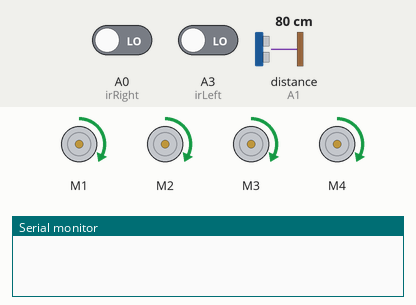
The sketch below on a simulated Arduino Uno, built with avr-gcc and run on an emulated ATmega328P. Shown: 4 × DC motor (green arrow = forward, orange = backward, longer = faster), the last lines printed to the serial monitor. Wiring (inferred from the names in the program): ultrasonic range finder: trigger A2; echo A1. The inputs (shaded band) are chosen by the test bench; at power-on: distance to the obstacle (sensor on A1) 80 cm, A0 (irRight) LOW, A3 (irLeft) LOW. The echo pulse lasts 58.3 µs per cm.

Above: at 1.2 s.
1.3 s: distance to the obstacle (sensor on A1) set to 23 cm
2.8 s: distance to the obstacle (sensor on A1) set to 19 cm
At 4.4 s:
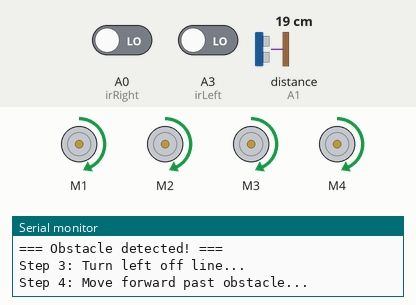
At 4.96 s:
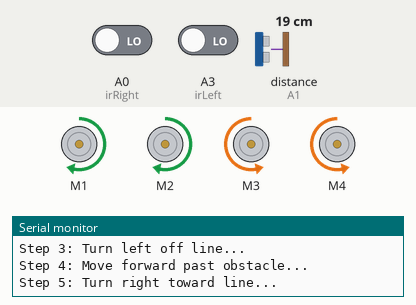
5.8 s: A0 (irRight) driven HIGH
At 7.3 s:
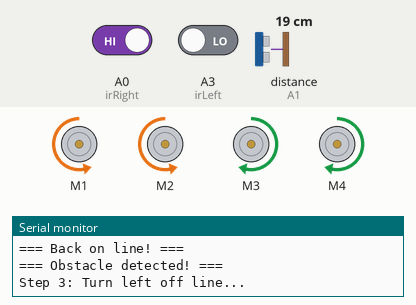
8.8 s: A0 (irRight) driven LOW
11.8 s: A3 (irLeft) driven HIGH
14.8 s: distance to the obstacle (sensor on A1) set to 299 cm
At 16.1 s:
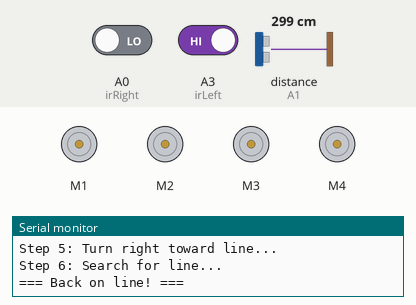
Timing chart, 0 to 65.3 s (numbered marks = the images above; inputs shaded):
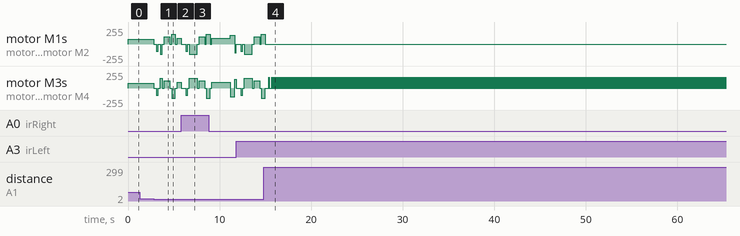

Measured:
- the behaviour switches between 21 and 20 cm on distance to the obstacle (sensor on A1) (found by bisection; images 0 and 1)
- after the input at 1.3 s, every drawn part: stays the same
- after the input at 2.8 s, motor M1, motor M2: forward 70/255 → stopped at once, → backward 110/255 0.30 s later, → stopped 0.20 s later, → backward 150/255 0.20 s later, … (10 changes in this stretch)
- after the input at 14.8 s, motor M1, motor M2: goes on until 15.0 s, then stays stopped

The sketch:

object_avoiding_LineFollower_robot.ino
```cpp
#include <AFMotor.h>

#define irLeft  A3
#define irRight A0
#define trigPin A2
#define echoPin A1

AF_DCMotor motor1(1, MOTOR12_1KHZ);
AF_DCMotor motor2(2, MOTOR12_1KHZ);
AF_DCMotor motor3(3, MOTOR34_1KHZ);
AF_DCMotor motor4(4, MOTOR34_1KHZ);

int straightSpeed = 100;
int curveFast     = 160;
int lastDirection = 0;
#define LINE_COLOR 1

// ─── الحساسات فالخط؟ ───────────────────────────────
bool onLine() {
  return (digitalRead(irLeft) == LINE_COLOR || digitalRead(irRight) == LINE_COLOR);
}

bool bothOnLine() {
  return (digitalRead(irLeft) == LINE_COLOR && digitalRead(irRight) == LINE_COLOR);
}

void setup() {
  pinMode(irLeft,  INPUT);
  pinMode(irRight, INPUT);
  pinMode(trigPin, OUTPUT);
  pinMode(echoPin, INPUT);
  Serial.begin(9600);
}

void loop() {
  long distance = getDistance();

  if (distance > 0 && distance < 20) {
    avoidObstacle();
  } else {
    followLine();
  }
}

// ─── تتبع الخط ──────────────────────────────────────
void followLine() {
  int L = digitalRead(irLeft);
  int R = digitalRead(irRight);

  if (L == LINE_COLOR && R == LINE_COLOR) {
    moveForward(straightSpeed);
    lastDirection = 0;
  } else if (L != LINE_COLOR && R == LINE_COLOR) {
    lastDirection = 1;
    smoothRight();
  } else if (L == LINE_COLOR && R != LINE_COLOR) {
    lastDirection = -1;
    smoothLeft();
  } else {
    recoverLine();
  }
}

// ─── تجاوز العائق ───────────────────────────────────
void avoidObstacle() {
  Serial.println("=== Obstacle detected! ===");

  // 1. وقف
  stopMotors();
  delay(300);

  // 2. رجع لورا شوية
  setMotors(110, 110, BACKWARD, BACKWARD);
  delay(200);
  stopMotors();
  delay(200);

  // 3. لف يسار لحد ما IR اليمين يسيب الخط تماماً
  Serial.println("Step 3: Turn left off line...");
  setMotors(150, 150, BACKWARD, FORWARD);
  unsigned long t = millis();
  while (millis() - t < 600) {          // max 600ms
    if (!onLine()) break;               // لو سبنا الخط نوقف
    delay(10);
  }
  // كمّل اللفة شوية تضمن إننا بعيدين
  delay(250);
  stopMotors();
  delay(200);

  // 4. امشي للأمام تعدي العائق - وابتعد عنه جانبياً
  Serial.println("Step 4: Move forward past obstacle...");
  setMotors(110, 110, FORWARD, FORWARD);
  delay(600);
  stopMotors();
  delay(200);

  // 5. لف يمين ترجع ناحية الخط
  Serial.println("Step 5: Turn right toward line...");
  setMotors(150, 150, FORWARD, BACKWARD);
  t = millis();
  while (millis() - t < 400) {
    delay(10);
  }
  stopMotors();
  delay(200);

  // 6. امشي للأمام وابحث عن الخط
  Serial.println("Step 6: Search for line...");
  t = millis();
  while (!onLine()) {
    setMotors(90, 90, FORWARD, FORWARD);

    // لو فضل 2 ثانية ومش لاقي الخط → sweep يمين/شمال
    if (millis() - t > 2000) {
      Serial.println("Sweeping to find line...");
      sweepForLine();
      break;
    }
    delay(10);
  }

  stopMotors();
  delay(200);
  Serial.println("=== Back on line! ===");
}

// ─── Sweep يمين/شمال لو ضاع الخط ───────────────────
void sweepForLine() {
  // sweep يمين أول
  Serial.println("Sweep RIGHT...");
  setMotors(130, 130, FORWARD, BACKWARD);
  unsigned long t = millis();
  while (!onLine() && millis() - t < 500) {
    delay(10);
  }

  if (onLine()) { stopMotors(); return; }

  // sweep يسار (ضعف الوقت عشان نرجع المركز + شمال)
  Serial.println("Sweep LEFT...");
  setMotors(130, 130, BACKWARD, FORWARD);
  t = millis();
  while (!onLine() && millis() - t < 1000) {
    delay(10);
  }

  if (onLine()) { stopMotors(); return; }

  // آخر حل: ارجع للمركز
  Serial.println("Re-center...");
  setMotors(130, 130, FORWARD, BACKWARD);
  delay(500);
  stopMotors();
}

// ─── دوال الحركة ────────────────────────────────────
void smoothRight() {
  setMotors(curveFast, 0, FORWARD, FORWARD);
  delay(15);
  stopMotors();
  delay(5);
}

void smoothLeft() {
  setMotors(0, curveFast, FORWARD, FORWARD);
  delay(15);
  stopMotors();
  delay(5);
}

void moveForward(int spd) {
  setMotors(spd, spd, FORWARD, FORWARD);
}

void stopMotors() {
  setMotors(0, 0, RELEASE, RELEASE);
}

void recoverLine() {
  if      (lastDirection ==  1) setMotors(140, 0,   FORWARD, FORWARD);
  else if (lastDirection == -1) setMotors(0,   140, FORWARD, FORWARD);
  else                          moveForward(70);
}

long getDistance() {
  digitalWrite(trigPin, LOW);
  delayMicroseconds(2);
  digitalWrite(trigPin, HIGH);
  delayMicroseconds(10);
  digitalWrite(trigPin, LOW);
  long duration = pulseIn(echoPin, HIGH, 30000);
  return duration * 0.034 / 2;
}

void setMotors(int leftSpeed, int rightSpeed, int leftDir, int rightDir) {
  leftSpeed  = constrain(leftSpeed,  0, 255);
  rightSpeed = constrain(rightSpeed, 0, 255);

  motor1.setSpeed(leftSpeed);
  motor2.setSpeed(leftSpeed);
  motor1.run(leftDir);
  motor2.run(leftDir);

  motor3.setSpeed(rightSpeed);
  motor4.setSpeed(rightSpeed);
  motor3.run(rightDir);
  motor4.run(rightDir);
}
```
